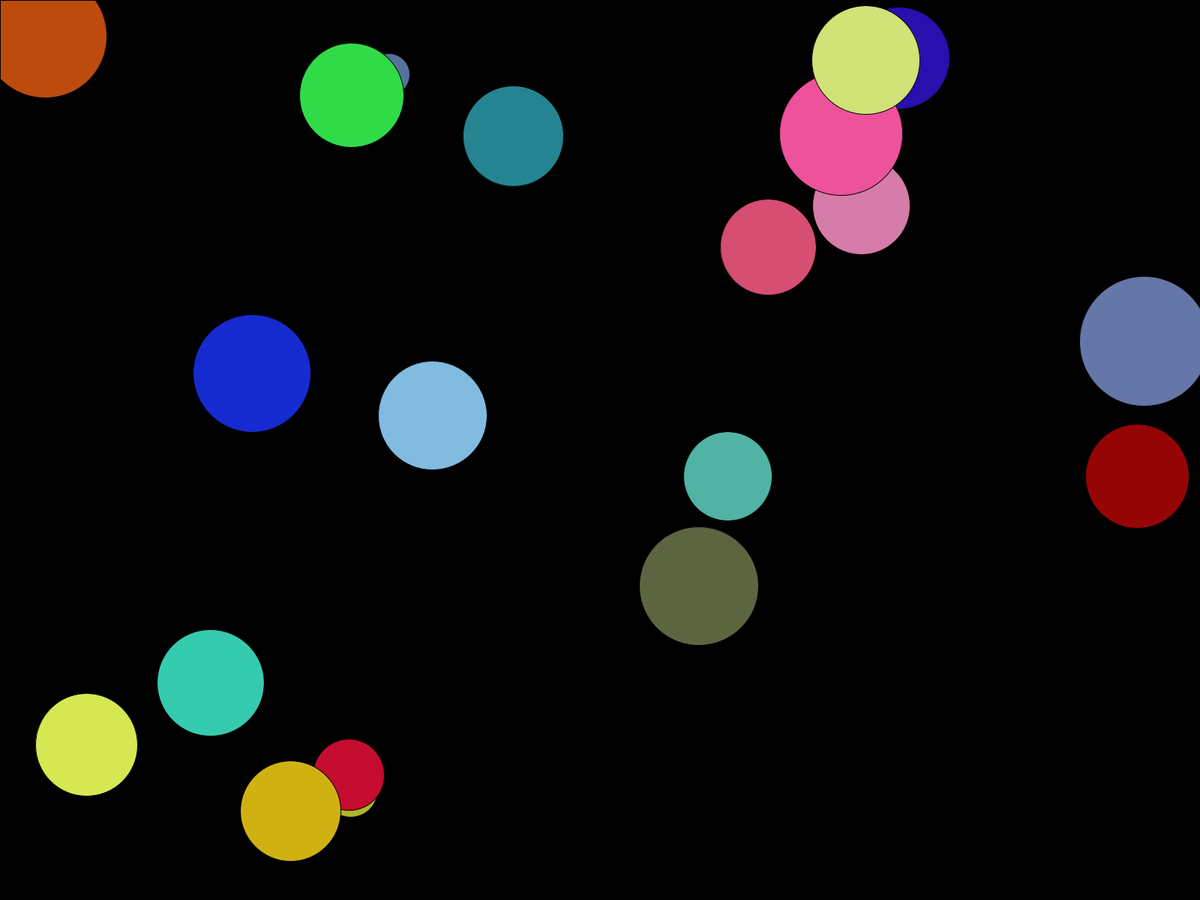
Frame 1 (no input)
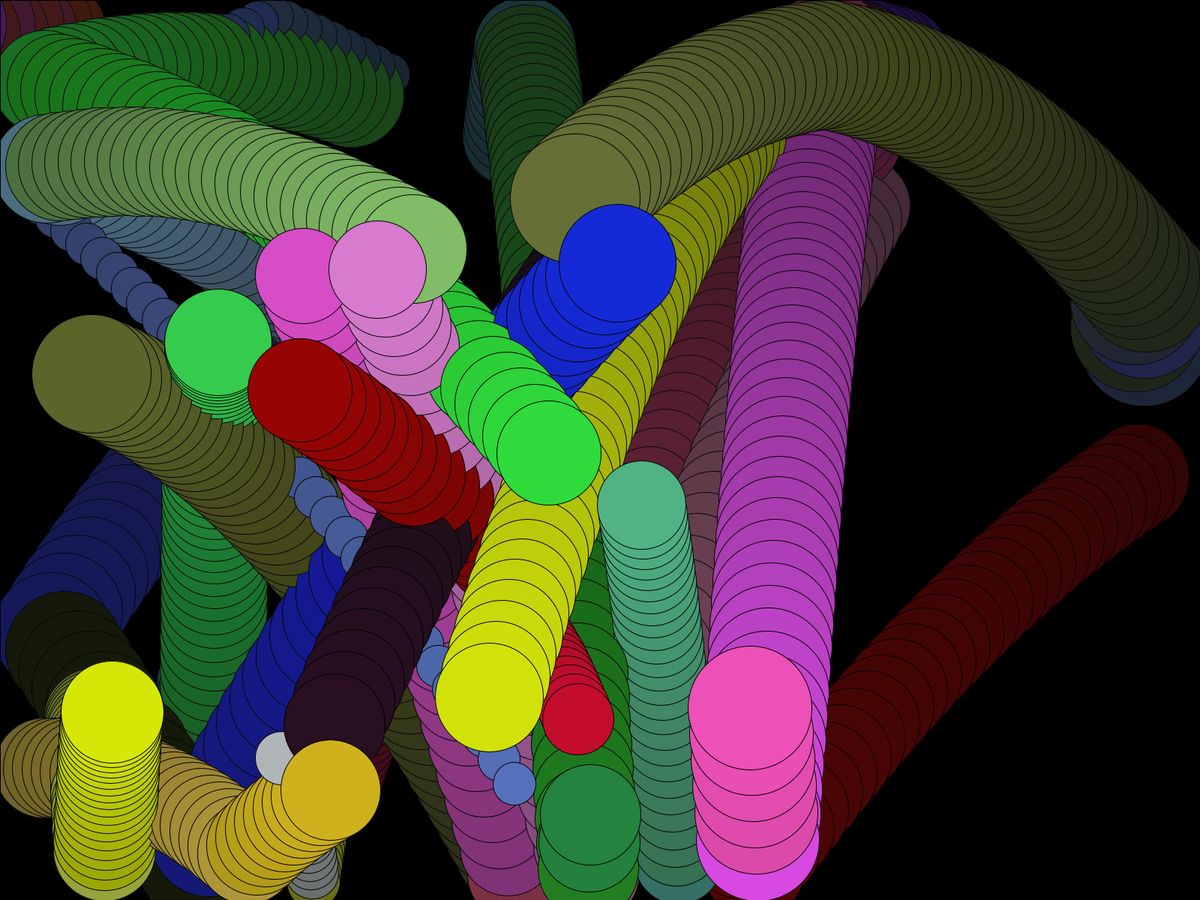
Frame 60 (the mouse pressed at the canvas centre just before this capture)
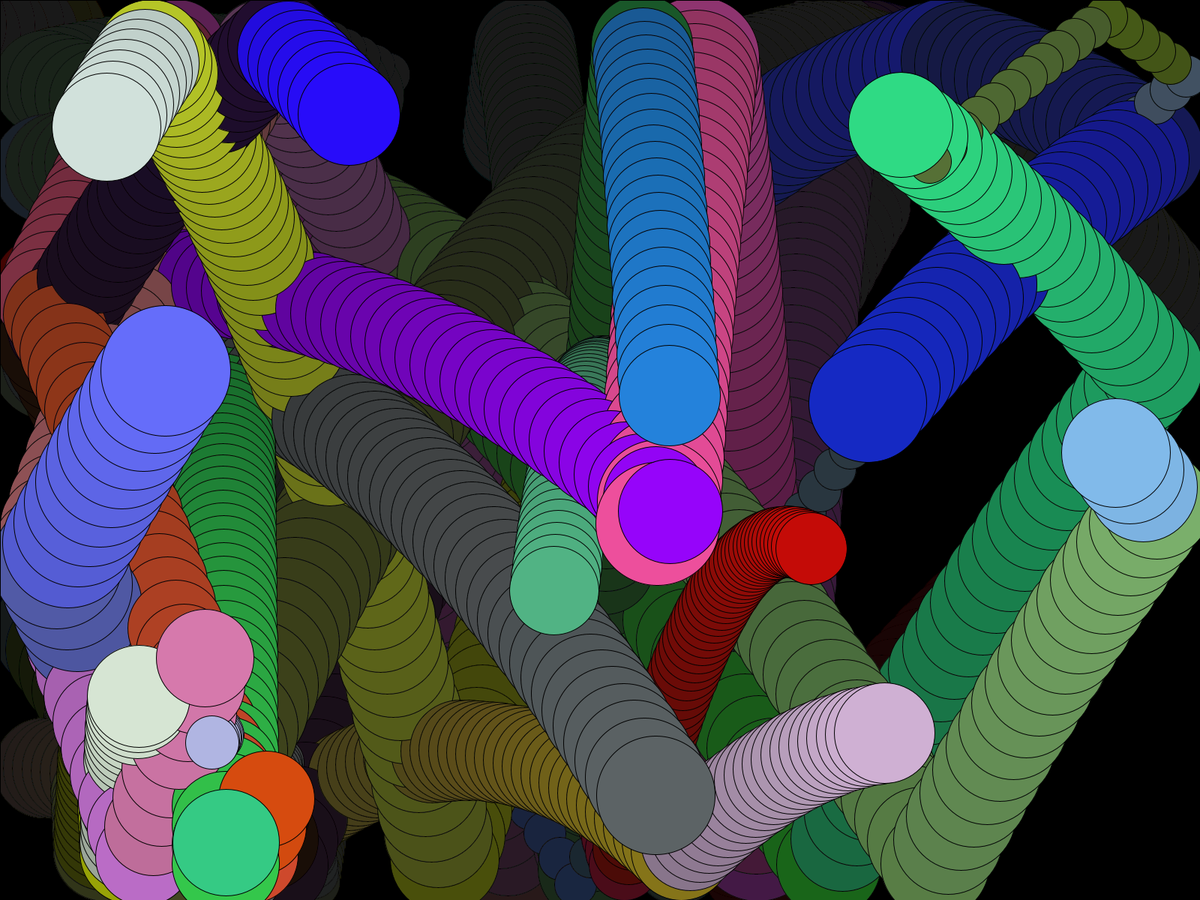
Frame 120 (the mouse held since frame 60 and released just before this capture)

The Processing sketch that drew these frames (run headless with seeded random() and noise(); from frame 60 on, the mouse is pressed at the canvas centre):

// Processing sketch: bouncing_balls
// ── bouncing_balls.pde
int NUM_BALLS = 20;
float ACC = 9.8/20;
BouncingBall[] balls = new BouncingBall[NUM_BALLS];
float ELASTICITY_FACTOR = 1.05;

class BouncingBall
{
  public float posX;
  public float posY;
  public float velocity;
  public float velocityX = 5.0;
  public color colour;
  private float diameter;
  private float radius;
  
  BouncingBall(float x, float y, float v, color c, float r)
  {
    posX = x;
    posY = y;
    velocity = v;
    colour = c;
    radius = r;
    diameter = r*2;
  }
  
  void update_position(float ACC)
  {
    posY += velocity;
    velocity += ACC;
  }
  
  void draw_in_canvas()
  {
    //noStroke();
    fill(colour);
    circle(posX, posY, diameter);
  }
}

void setup() {
  fullScreen();
  //size(1920, 1080); //<>//
  for (int i = 0; i < NUM_BALLS; i++) {
    float posX = random(width);
    float posY = random(height);
    float velocity = random(-20, 20);
    float velocityX = random(-20, 20);
    color colour = color(random(255), random(255), random(255));
    float radius = random(20, 100);
    float correction = 0.0;
    if (posY + radius >= height) {
      correction = (posY+radius) - height + 10.0;
    }
    balls[i] = new BouncingBall(posX, posY-correction, velocity, colour, radius);
    balls[i].velocityX = velocityX;
  }
  background(0, 0, 0);
  colorMode(HSB, 360, 100, 100);
}


boolean hit_walls(BouncingBall currentBall) {
    boolean touching_ceiling = (currentBall.posY - currentBall.radius) <= 0;
    if (touching_ceiling) {
      currentBall.velocity = -currentBall.velocity * ELASTICITY_FACTOR;
      return true;
    }
    boolean touching_ground = (currentBall.posY + currentBall.radius) >= height;
    if (touching_ground) {
      currentBall.velocity = -currentBall.velocity * ELASTICITY_FACTOR;
      return true;
    }
    boolean touching_right_wall = (currentBall.posX + currentBall.radius) >= width;
    if (touching_right_wall) {
      currentBall.velocityX = -currentBall.velocityX * ELASTICITY_FACTOR;
      return true;
    }
    boolean touching_left_wall = (currentBall.posX - currentBall.radius) <= 0;
    if (touching_left_wall) {
      currentBall.velocityX = -currentBall.velocityX * ELASTICITY_FACTOR;
      return true;
    }
    return false;
}

void draw() {
  float r = ((1.0 + sin(millis() / 300.0)) / 2.0) * 100;
  float g = 100.0;
  float b = ((1.0 + cos(millis() / 300.0)) / 2.0) * 100;

  //background(r, g, b);
  BouncingBall currentBall;
  for (int i = 0; i < NUM_BALLS; i++) {
    currentBall = balls[i];
    boolean has_hit = hit_walls(currentBall);
    if (has_hit) {
      currentBall.colour += (currentBall.colour + 1) % 360;
    }
    currentBall.posX += currentBall.velocityX;
    currentBall.update_position(ACC);
    currentBall.draw_in_canvas();
  }
  
  fill(0, 0, 0, 5);
  rect(0, 0, width, height);
}
